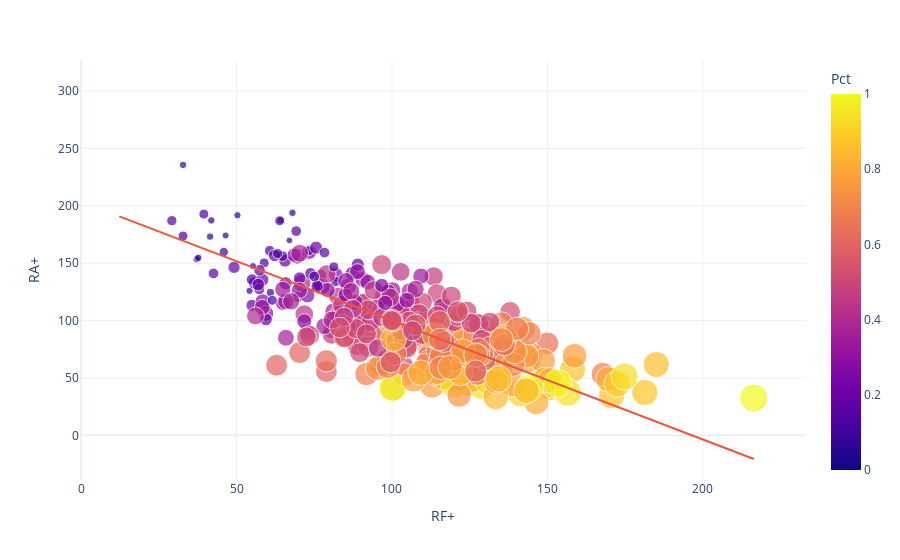

Source (notebook cell):
### Code cell
fig = px.scatter(st, x='RF+', y='RA+', color='Pct', size='Pct', trendline='ols')
fig.update_layout(
    xaxis_title='RF+',
    yaxis_title='RA+',
    template = 'plotly_white',
)
fig.show()

### Figure 1 — Plotly figure (JSON) as saved in the notebook; plotly's stock layout.template omitted (floating-point values rounded to 4 significant figures; data arrays with more than 128 entries replaced by an {"elided": "..."} marker saying what was removed)
{"data": [{"hovertemplate": "RF+=%{x}<br>RA+=%{y}<br>Pct=%{marker.color}<extra></extra>", "legendgroup": "", "marker": {"color": {"elided": "350 float values"}, "coloraxis": "coloraxis", "size": {"elided": "350 float values"}, "sizemode": "area", "sizeref": 0.0025, "symbol": "circle"}, "mode": "markers", "name": "", "orientation": "v", "showlegend": false, "type": "scatter", "x": {"elided": "350 float values"}, "xaxis": "x", "y": {"elided": "350 float values"}, "yaxis": "y"}, {"hovertemplate": "<b>OLS trendline</b><br>RA+ = -1.0362 * RF+ + 203.622<br>R<sup>2</sup>=0.615529<br><br>RF+=%{x}<br>RA+=%{y} <b>(trend)</b><extra></extra>", "legendgroup": "", "marker": {"symbol": "circle"}, "mode": "lines", "name": "", "showlegend": false, "type": "scatter", "x": {"elided": "350 float values"}, "xaxis": "x", "y": {"elided": "350 float values"}, "yaxis": "y"}], "layout": {"coloraxis": {"colorbar": {"title": {"text": "Pct"}}, "colorscale": [[0, "#0d0887"], [0.1111, "#46039f"], [0.2222, "#7201a8"], [0.3333, "#9c179e"], [0.4444, "#bd3786"], [0.5556, "#d8576b"], [0.6667, "#ed7953"], [0.7778, "#fb9f3a"], [0.8889, "#fdca26"], [1, "#f0f921"]]}, "legend": {"itemsizing": "constant", "tracegroupgap": 0}, "margin": {"t": 60}, "xaxis": {"anchor": "y", "domain": [0, 1], "title": {"text": "RF+"}}, "yaxis": {"anchor": "x", "domain": [0, 1], "title": {"text": "RA+"}}}}
